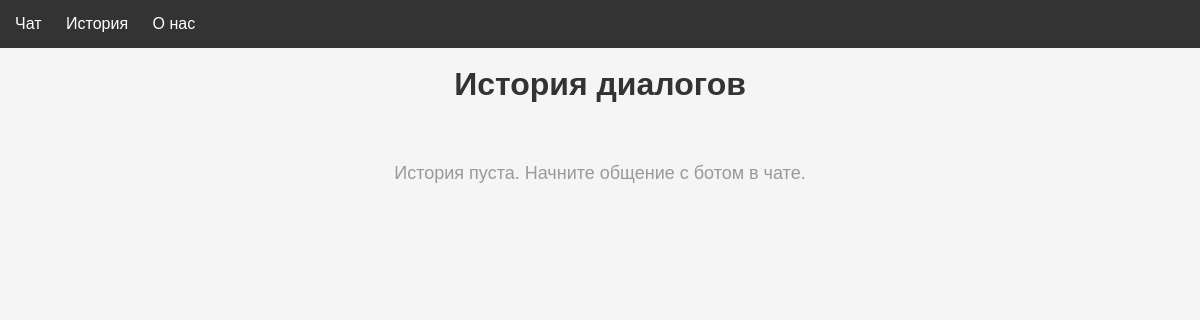
The page /history/ on the database as committed earlier.
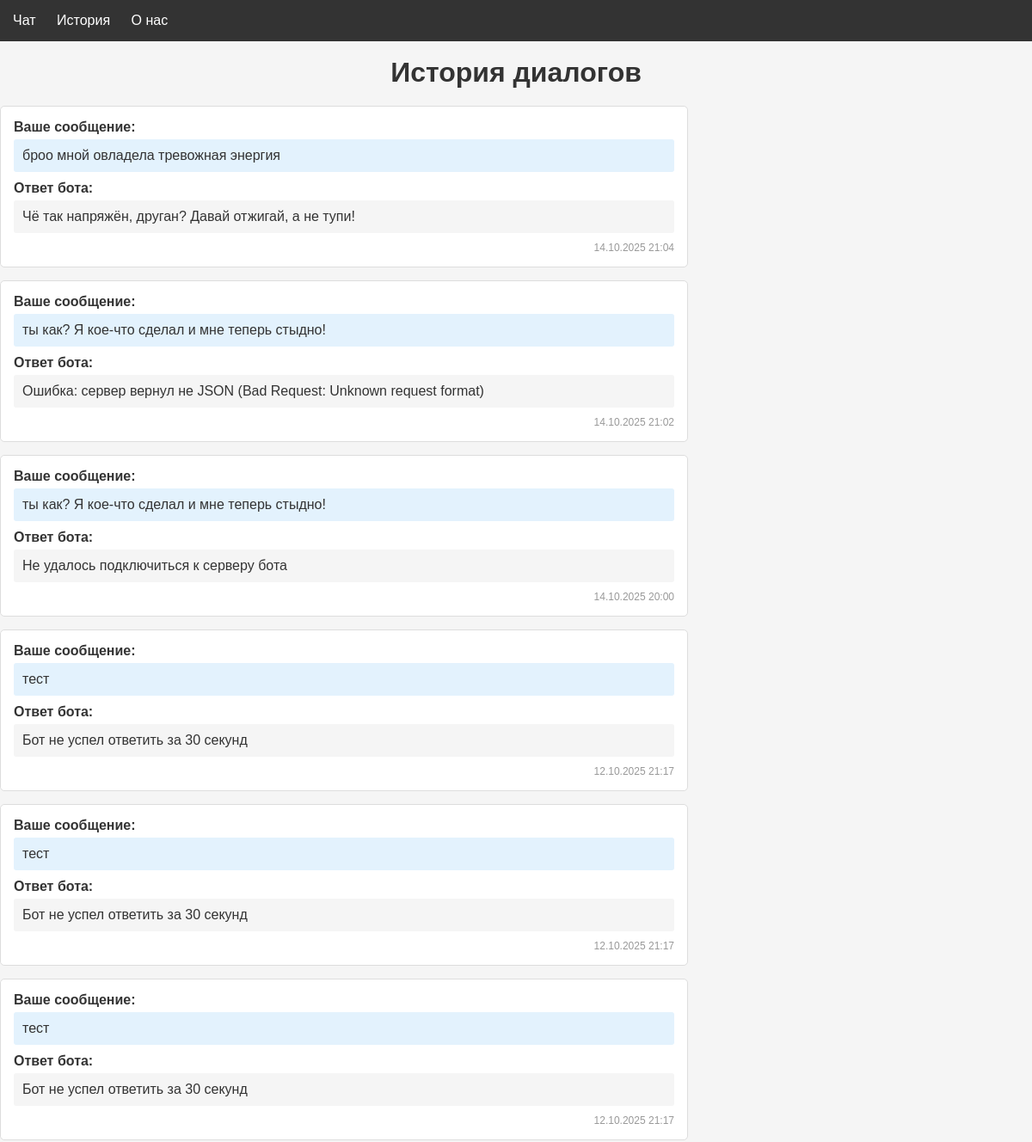
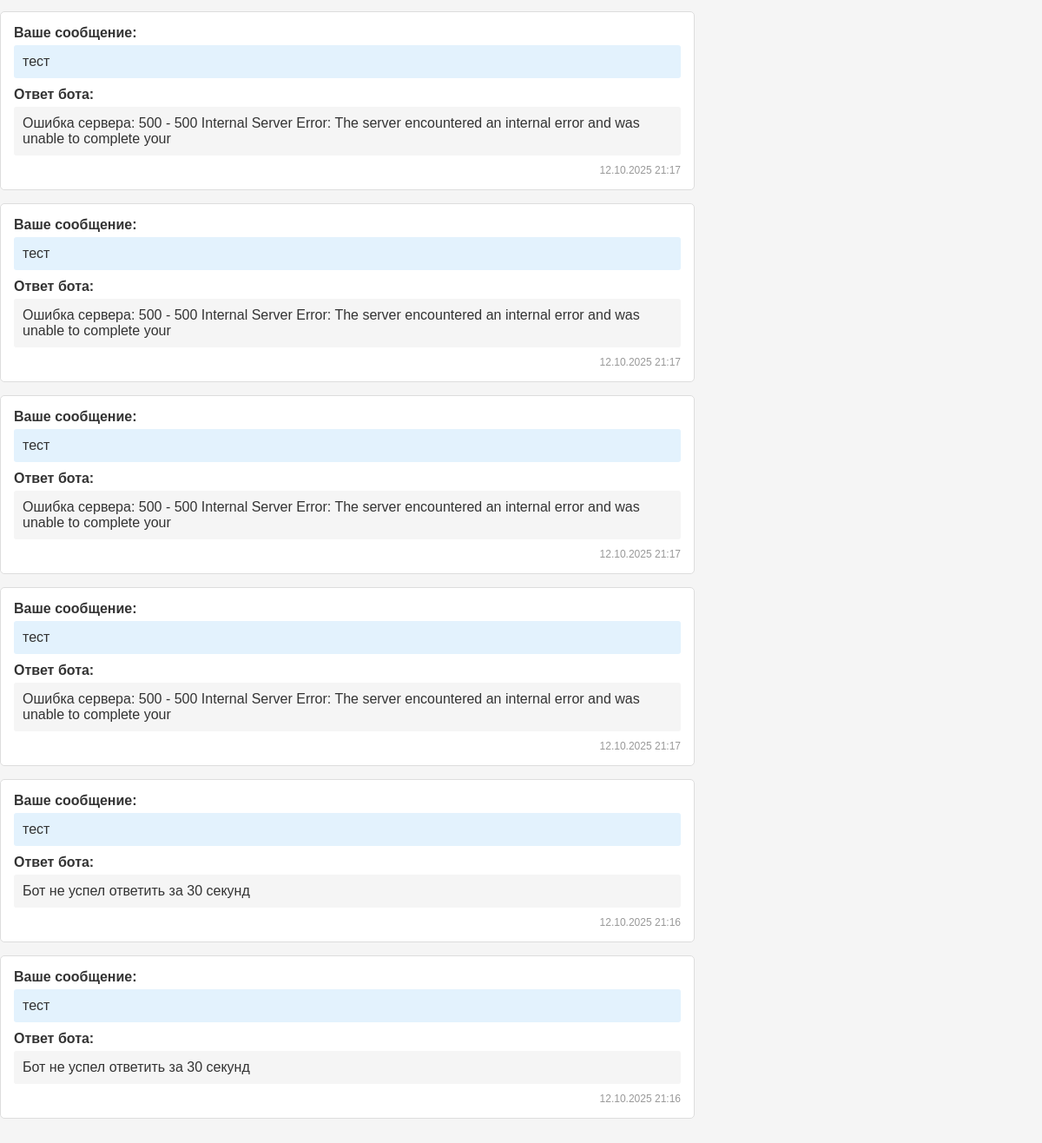
The same page on the database as committed later (2 pictures, top to bottom).
### chat/models.py (models this page shows, shortened)
class ChatMessage(models.Model):
    user_message = models.TextField()
    bot_response = models.TextField()
    created_at = models.DateTimeField(auto_now_add=True)
    class Meta:
        ordering = ['-created_at']

### chat/views.py (the view)
# urls.py: path('history/', views.history_page, name='history_page'),
def history_page(request):
    messages = ChatMessage.objects.all()
    return render(request, 'chat/history.html', {'messages': messages})

### chat/templates/chat/history.html (shortened to what this page needs)
{% extends 'chat/base.html' %}
{% block content %}
<h1> История диалогов</h1>
{% if messages %}
    <div style="max-width: 800px;">
        {% for message in messages %}
            <div style="
                border: 1px solid #ddd;
                border-radius: 5px;
                padding: 15px;
                margin-bottom: 15px;
                background-color: white;
            ">
                <div style="margin-bottom: 10px;">
                    <strong>Ваше сообщение:</strong>
                    <p style="
                        margin-top: 5px;
                        padding: 10px;
                        background-color: #e3f2fd;
                        border-radius: 3px;
                    ">
                        {{ message.user_message }}
                    </p>
                </div>
                <div style="margin-bottom: 10px;">
                    <strong>Ответ бота:</strong>
                    <p style="
                        margin-top: 5px;
                        padding: 10px;
                        background-color: #f5f5f5;
                        border-radius: 3px;
                    ">
                        {{ message.bot_response }}
                    </p>
                </div>
                <div style="
                    text-align: right;
                    font-size: 12px;
                    color: #999;
                ">
                    {{ message.created_at|date:"d.m.Y H:i" }}
                </div>
            </div>
        {% endfor %}
    </div>
{% else %}
    <p style="
        text-align: center;
        padding: 40px;
        color: #999;
        font-size: 18px;
    ">
        История пуста. Начните общение с ботом в чате.
    </p>
{% endif %}
{% endblock %}

### chat/templates/chat/base.html (shortened to what this page needs)
<!DOCTYPE html>
<html lang="ru">
<head>
</head>
<body>
    <nav>
       <a href="{% url 'chat_page' %}">Чат</a>
        <a href="{% url 'history_page' %}">История</a>
        <a href="{% url 'about_page' %}">О нас</a>
    </nav>
    <container>
        {% block content %}{% endblock %}
    </container>
</body>
</html>

### chat/templates/chat/base.html (style rules this page uses)
* { margin: 0; padding: 0; box-sizing: border-box; }
body { font-family: Arial, sans-serif; background-color: #f5f5f5; color: #333; }
nav { background-color: #333; padding: 15px; position: sticky; top: 0; }
nav a { color: white; text-decoration: none; margin-right: 20px; font-size: 16px; }
container { max-width: 900px; margin: 0 auto; padding: 20px; }
h1 { margin-bottom: 20px; text-align: center; }

Rows that differ between the two databases and show on the page:
added ChatMessage: user_message "броо мной овладела тревожная энергия", bot_response "Чё так напряжён, друган? Давай отжигай, а не тупи!", created_at "14.10.2025 21:04"
added ChatMessage: user_message "ты как? Я кое-что сделал и мне теперь стыдно!", bot_response "Ошибка: сервер вернул не JSON (Bad Request: Unknown request format)", created_at "14.10.2025 21:02"
added ChatMessage: user_message "ты как? Я кое-что сделал и мне теперь стыдно!", bot_response "Не удалось подключиться к серверу бота", created_at "14.10.2025 20:00"
added ChatMessage: user_message "тест", bot_response "Бот не успел ответить за 30 секунд", created_at "12.10.2025 21:17"
added ChatMessage: user_message "тест", bot_response "Бот не успел ответить за 30 секунд", created_at "12.10.2025 21:17"
added ChatMessage: user_message "тест", bot_response "Бот не успел ответить за 30 секунд", created_at "12.10.2025 21:17"
added ChatMessage: user_message "тест", bot_response "Ошибка сервера: 500 - 500 Internal Server Error: The server encountered an internal error and was unable to complete your", created_at "12.10.2025 21:17"
added ChatMessage: user_message "тест", bot_response "Ошибка сервера: 500 - 500 Internal Server Error: The server encountered an internal error and was unable to complete your", created_at "12.10.2025 21:17"
added ChatMessage: user_message "тест", bot_response "Ошибка сервера: 500 - 500 Internal Server Error: The server encountered an internal error and was unable to complete your", created_at "12.10.2025 21:17"
added ChatMessage: user_message "тест", bot_response "Ошибка сервера: 500 - 500 Internal Server Error: The server encountered an internal error and was unable to complete your", created_at "12.10.2025 21:17"
added ChatMessage: user_message "тест", bot_response "Бот не успел ответить за 30 секунд", created_at "12.10.2025 21:16"
added ChatMessage: user_message "тест", bot_response "Бот не успел ответить за 30 секунд", created_at "12.10.2025 21:16"
Other text that changed with them:
text no longer shown: "История пуста. Начните общение с ботом в чате."
